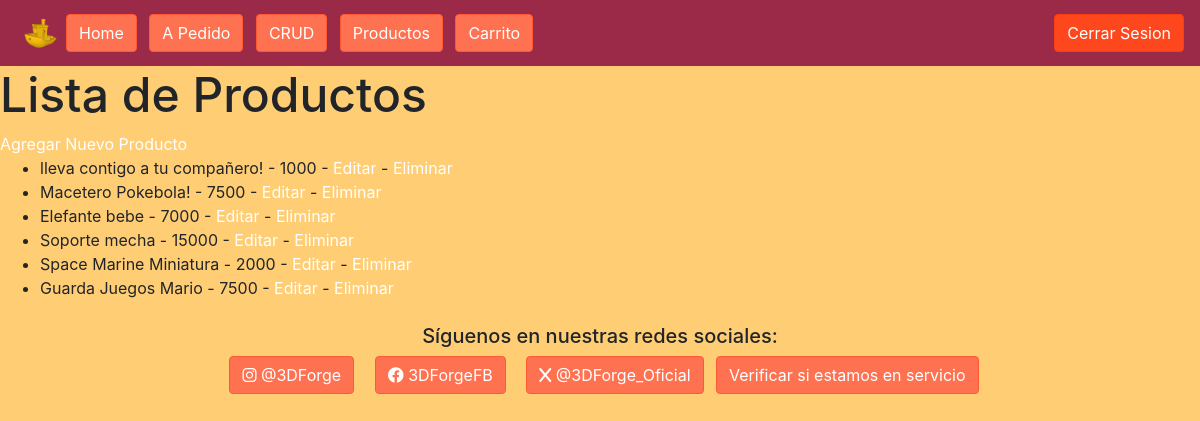
The app's page /ElPeuco/CRUD/producto_list/ (signed in) with its own data.
### ElPeuco/models.py (models this page shows, shortened)
class producto(models.Model):
    id_producto = models.AutoField(primary_key=True)
    descripcion_producto = models.CharField(max_length=60)
    nombre_producto = models.CharField(max_length=30)
    precio = models.IntegerField()
    foto = models.ImageField(upload_to='images/')

### ElPeuco/views.py (the view)
# urls.py: path('CRUD/producto_list/', views.producto_list, name='producto_list'),
def producto_list(request):
    productos = producto.objects.all()
    return render(request, 'CRUD/producto_list.html', {'productos': productos})

### ElPeuco/templates/CRUD/producto_list.html (shortened to what this page needs)
{% extends "base.html" %}
{%load static%}
{% block contenido %}
<h2>Lista de Productos</h2>
<a href="{% url 'producto_add' %}">Agregar Nuevo Producto</a>
<ul>
    {% for producto in productos %}
    <li>
        {{ producto.nombre_producto }} - {{ producto.precio }} - <a href="{% url 'producto_edit' producto.id_producto %}">Editar</a> - <a href="{% url 'producto_delete' producto.id_producto %}">Eliminar</a>
    </li>
    {% endfor %}
</ul>
{% endblock %}

### ElPeuco/static/css/styles.css (style rules this page uses)
a { text-decoration: none; color: white }
.fondoprincipal { background-color: #ffcd74; }
h2 { font-size: 300%; }

### records on screen
producto: nombre_producto "lleva contigo a tu compañero!", precio "1000"
producto: nombre_producto "Macetero Pokebola!", precio "7500"
producto: nombre_producto "Elefante bebe", precio "7000"
producto: nombre_producto "Soporte mecha", precio "15000"
producto: nombre_producto "Space Marine Miniatura", precio "2000"
producto: nombre_producto "Guarda Juegos Mario", precio "7500"
